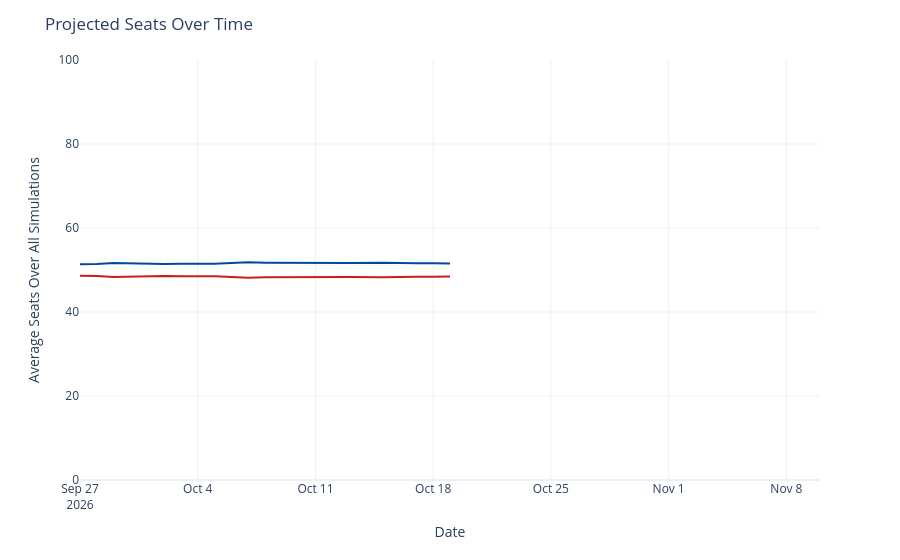

Notebook code cell kept with this figure:
### Code cell
seats_over_time = output_ts[(output_ts['geo'] == 'US Senate') &
                             (output_ts['type'] == 'seats')]
seats_over_time['rep_seats'] = seats_over_time['y'].map(lambda x: 100 - x)
seats_over_time = seats_over_time.rename({'y': 'Democrats', 'rep_seats': 'Republicans'}, axis=1)
seats_time_ser = px.line(seats_over_time, x='date', y=['Democrats', 'Republicans'], template='plotly_white',
                        color_discrete_map={'Democrats': '#004b97', 'Republicans': '#c71e1d'},)
seats_time_ser.update_traces(hovertemplate="%{y:.1f}")
seats_time_ser.update_layout(
    xaxis=dict(range=[pd.to_datetime('2026-09-27'), pd.to_datetime('2026-11-10')]),
    yaxis=dict(range=[0, 100]),
    xaxis_title='Date',
    yaxis_title='Average Seats Over All Simulations',
    title=dict(text="Projected Seats Over Time"),
    hovermode="x",
    showlegend=False
)
seats_time_ser

### Figure 1 — Plotly figure (JSON) as saved in the notebook; plotly's stock layout.template omitted (floating-point values rounded to 4 significant figures)
{"data": [{"hovertemplate": "%{y:.1f}", "legendgroup": "Democrats", "line": {"color": "#004b97", "dash": "solid"}, "marker": {"symbol": "circle"}, "mode": "lines", "name": "Democrats", "orientation": "v", "showlegend": true, "type": "scatter", "x": ["2026-09-27", "2026-09-28", "2026-09-29", "2026-09-30", "2026-10-01", "2026-10-02", "2026-10-03", "2026-10-04", "2026-10-05", "2026-10-06", "2026-10-07", "2026-10-08", "2026-10-09", "2026-10-10", "2026-10-11", "2026-10-12", "2026-10-13", "2026-10-15", "2026-10-16", "2026-10-17", "2026-10-18", "2026-10-19"], "xaxis": "x", "y": [51.35, 51.4, 51.64, 51.51, 51.41, 51.42, 51.47, 51.47, 51.48, 51.68, 51.82, 51.75, 51.71, 51.62, 51.6, 51.62, 51.64, 51.74, 51.6, 51.58, 51.61, 51.53], "yaxis": "y"}, {"hovertemplate": "%{y:.1f}", "legendgroup": "Republicans", "line": {"color": "#c71e1d", "dash": "solid"}, "marker": {"symbol": "circle"}, "mode": "lines", "name": "Republicans", "orientation": "v", "showlegend": true, "type": "scatter", "x": ["2026-09-27", "2026-09-28", "2026-09-29", "2026-09-30", "2026-10-01", "2026-10-02", "2026-10-03", "2026-10-04", "2026-10-05", "2026-10-06", "2026-10-07", "2026-10-08", "2026-10-09", "2026-10-10", "2026-10-11", "2026-10-12", "2026-10-13", "2026-10-15", "2026-10-16", "2026-10-17", "2026-10-18", "2026-10-19"], "xaxis": "x", "y": [48.65, 48.6, 48.36, 48.49, 48.59, 48.58, 48.53, 48.53, 48.52, 48.32, 48.18, 48.25, 48.29, 48.38, 48.4, 48.38, 48.36, 48.26, 48.4, 48.42, 48.39, 48.47], "yaxis": "y"}], "layout": {"hovermode": "x", "legend": {"title": {"text": "variable"}, "tracegroupgap": 0}, "margin": {"t": 60}, "showlegend": false, "title": {"text": "Projected Seats Over Time"}, "xaxis": {"anchor": "y", "domain": [0, 1], "range": ["2026-09-27T00:00:00", "2026-11-10T00:00:00"], "title": {"text": "Date"}}, "yaxis": {"anchor": "x", "domain": [0, 1], "range": [0, 100], "title": {"text": "Average Seats Over All Simulations"}}}}
